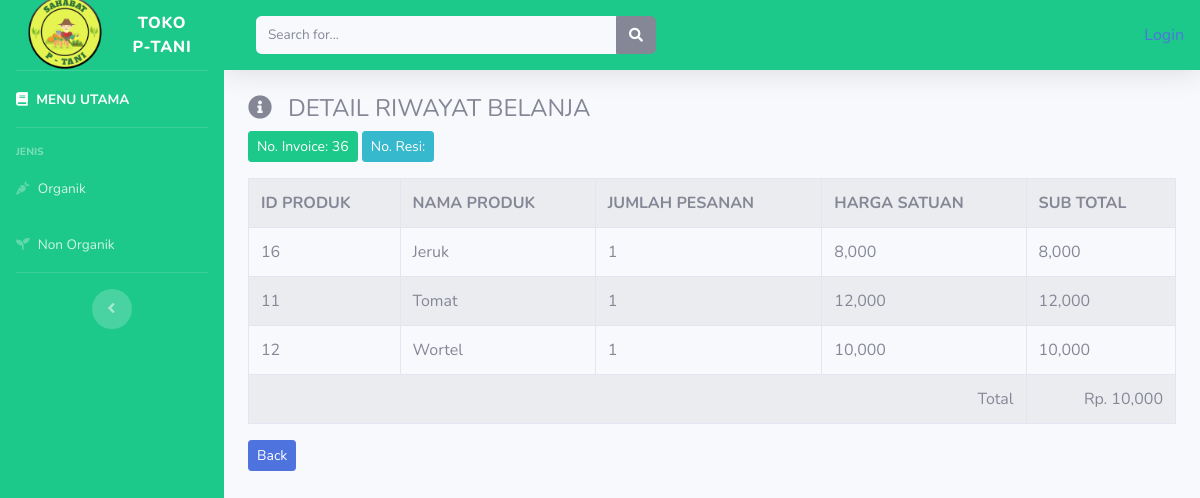
The app's page /index.php/dashboard1/detaill/36 with its own data.
### tables this page shows
CREATE TABLE `tb_invoice` (
  `id` int(11) NOT NULL,
  `noresi` varchar(60) NOT NULL,
  `nama` varchar(56) NOT NULL,
  `alamat` varchar(225) NOT NULL,
  `telp` varchar(25) NOT NULL,
  `email` varchar(200) NOT NULL,
  `metode` varchar(100) NOT NULL,
  `tgl_pesan` datetime NOT NULL,
  `batas_bayar` datetime NOT NULL,
  `status` varchar(50) NOT NULL,
  `bukti` text NOT NULL
);

CREATE TABLE `tb_pesanan` (
  `id` int(11) NOT NULL,
  `id_invoice` int(11) NOT NULL,
  `id_brg` int(11) NOT NULL,
  `nama_brg` varchar(50) NOT NULL,
  `jumlah` int(5) NOT NULL,
  `harga` int(10) NOT NULL,
  `pilihan` text NOT NULL
);

### application/controllers/Dashboard1.php (called while the page is built, shortened)
<?php
class Dashboard1 extends CI_Controller{
	public function detaill($id_invoice)
	{
		$data['riwayat'] = $this->model_riwayat->ambil_id_invoice($id_invoice);
		$data['pesanan'] = $this->model_riwayat->ambil_id_pesanan($id_invoice);
		$this->load->view('templates/header');
		$this->load->view('templates/sidebar');
		$this->load->view('detail_riwayat', $data);
		$this->load->view('templates/footer');
	}
}
?>

### index.php (called while the page is built, shortened)
<?php
require_once BASEPATH.'core/CodeIgniter.php';

### application/models/model_riwayat.php (called while the page is built, shortened)
 <?php
class Model_riwayat extends CI_Model{
	  public function ambil_id_invoice($id_invoice)
	 {
	 	$result = $this->db->where('id', $id_invoice)->limit(1)->get('tb_invoice');
	 	if($result->num_rows() > 0){
	 		return $result->row();
	 	}else{
	 		return false;
	 	}
	 }
	 public function ambil_id_pesanan($id_invoice)
	 {
	 	$result = $this->db->where('id_invoice', $id_invoice)->get('tb_pesanan');
	 	if($result->num_rows() > 0){
	 		return $result->result();
	 	}else{
	 		return false;
	 	}
	 }
}
	 ?>

### application/views/detail_riwayat.php (the view)
<div class="container-fluid">
	<h4><i class="fas fa-info-circle mr-3"></i>DETAIL RIWAYAT BELANJA </h4>
<div class="btn btn-sm btn-success mb-3">No. Invoice: <?php  echo $riwayat->id ?></div>
<div class="btn btn-sm btn-info mb-3">No. Resi: <?php  echo $riwayat->noresi ?></div>
<table class="table table-bordered table-hover table-striped">
<tr>
	<th>ID PRODUK</th>
	<th>NAMA PRODUK</th>
	<th>JUMLAH PESANAN</th>
	<th>HARGA SATUAN</th>
	<th>SUB TOTAL</th>
</tr>
<?php
$total = 0;
foreach ($pesanan as $psn) :
	$subtotal = $psn->jumlah * $psn->harga;
	$total 	= $subtotal;
 ?>
 	<tr>
 		<td><?php echo $psn->id_brg ?></td>
 		<td><?php echo $psn->nama_brg ?></td>
 		<td><?php echo $psn->jumlah ?></td>
 		<td><?php echo number_format($psn->harga, 0,',',',')  ?></td>
 		<td><?php echo number_format($subtotal, 0,',',',')?></td>
 	</tr>
<?php endforeach; ?>
<tr>
	<td colspan="4" align="right">Total</td>
	<td align="right">Rp. <?php echo number_format($total, 0,',',',') ?></td>
</tr>
</table>
<a href="<?php echo base_url('riwayat/index')?>"><div class="btn btn-sm btn-primary" >Back</div></a>
</div>

### application/bg.css (style rules this page uses)
body { background-image: url(uploads/bg.png); }

### records on screen
tb_invoice: id "36"
tb_pesanan: id_brg "16", nama_brg "Jeruk", jumlah "1", harga "8,000", subtotal "8,000"
tb_pesanan: id_brg "11", nama_brg "Tomat", jumlah "1", harga "12,000", subtotal "12,000"
tb_pesanan: id_brg "12", nama_brg "Wortel", jumlah "1", harga "10,000", subtotal "10,000", total "10,000"

### other values on screen
anchor('auth/login', 'Login') "Login"
